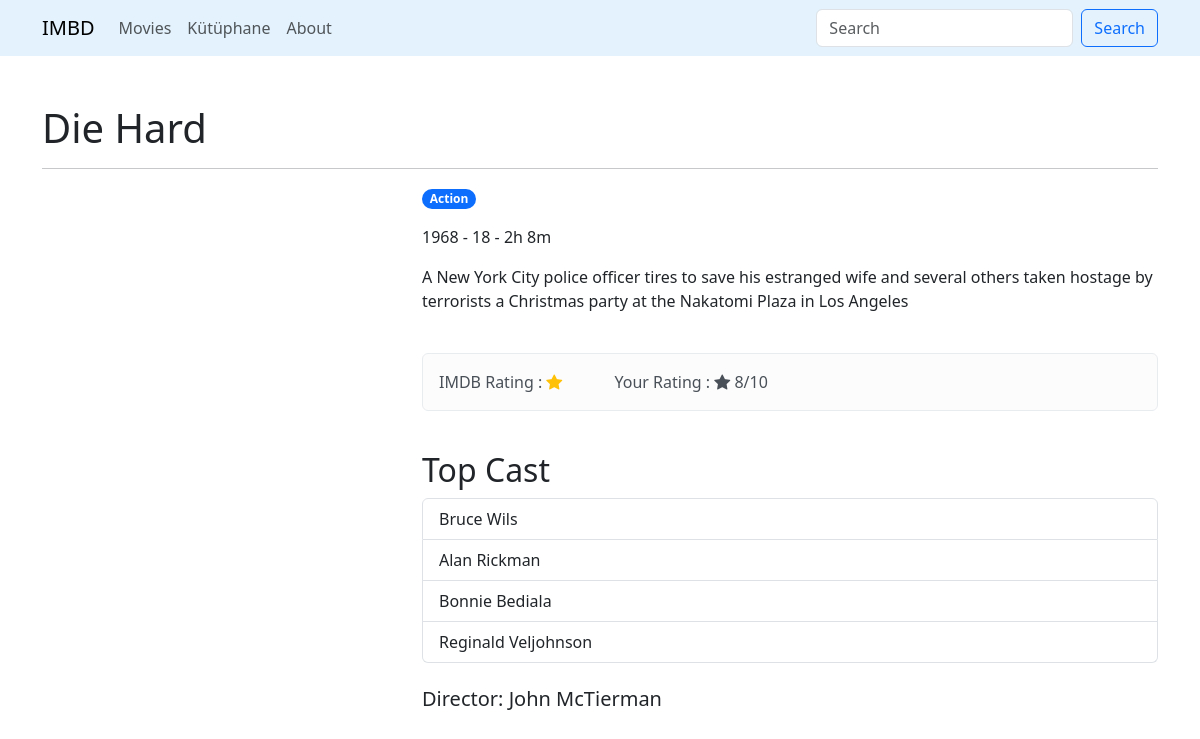
Page /movies/1 on the committed database.
### movies/models.py (models this page shows, shortened)
class Film(models.Model):
    title = models.CharField(max_length=250)
    released = models.DateField(auto_now=False, auto_now_add=False)
    certificate = models.CharField(max_length=3, choices=cert)
    duration = models.DurationField()
    genre = models.CharField(max_length=100)
    director = models.CharField(max_length=250)
    star1 = models.CharField(max_length=250)
    star2 = models.CharField(max_length=250)
    star3 = models.CharField(max_length=250)
    star4 = models.CharField(max_length=250)
    overview = models.TextField(max_length=1000)
    poster = models.URLField(max_length=100)

### movies/views.py (the view)
# urls.py: path("movies/<int:id>", views.moviedetails, name="details"),
def moviedetails(request, id):
    movie = get_object_or_404(Film, id=id)
    total_second = int(movie.duration.total_seconds())
    hours = total_second//3600
    minutes = (total_second % 3600) // 60
    duration = f"{hours}h {minutes}m"
    genres = movie.genre.split(",")
    context = { "movie" :movie,"dura":duration,"genres":genres}
    return render(request,"details.html",context)

### movies/templates/details.html (shortened to what this page needs)
{% load static %}
<!DOCTYPE html>
<html lang="en">
<head>
    <link href="https://cdn.jsdelivr.net/npm/bootstrap@5.3.3/dist/css/bootstrap.min.css"
    rel="stylesheet"
>
    <link rel="stylesheet"
    href="https://cdn.jsdelivr.net/npm/bootstrap-icons@1.11.3/font/bootstrap-icons.min.css">
</head>
<body>
    {% include 'partials/_navbar.html' %}
  <div class="container mt-5">
  <h1> {{movie.title}} </h1>
  <hr>
      <div class="row">
        <div class="col-4">
        </div>
        <div class="col-8">
          <p>
            {% for genre in genres %}
              <span class="badge rounded-pill text-bg-primary"> {{genre}} </span>
            {% endfor %}
          </p>
          <p>{{movie.released |date:"Y" }} - {{movie.certificate}} - {{dura}} </p>
            <p>{{movie.overview}}</p>
            <br>
            <div class="alert alert-light" role="alert">
              IMDB Rating : <i class="bi bi-star-fill text-warning"></i>
              Your Rating : <i class="bi bi-star-fill  "></i> 8/10
            </div>
           <br>
            <h2>Top Cast</h2>
              <ul class="list-group">
                <li class="list-group-item"> {{movie.star1}} </li>
                <li class="list-group-item">{{movie.star2}}</li>
                <li class="list-group-item">{{movie.star3}}</li>
                <li class="list-group-item">{{movie.star4}}</li>
              </ul>
              <br>
              <h5>Director: {{movie.director}} </h5>
        </div>
      </div>
  </div>
</body>
</html>

### movies/templates/partials/_navbar.html (shortened to what this page needs)
{% load static %}
<nav class="navbar navbar-expand-lg" style="background-color: #e3f2fd;" data-bs-theme="light">
    <div class="container">
      <a class="navbar-brand" href="{% url 'movies' %}">IMBD</a>
      <div class="collapse navbar-collapse" id="navbarColor03">
        <ul class="navbar-nav me-auto mb-2 mb-lg-0">
          <li class="nav-item">
            <a class="nav-link" href="{% url 'movies' %}">Movies</a>
          </li>
          <li class="nav-item">
            <a class="nav-link" href="#">Kütüphane</a>
          </li>
          <li class="nav-item">
            <a class="nav-link" href="#">About</a>
          </li>
        </ul>
        <form class="d-flex" role="search">
          <input class="form-control me-2" type="search" placeholder="Search" aria-label="Search">
          <button class="btn btn-outline-primary" type="submit">Search</button>
        </form>
      </div>
    </div>
</nav>

### rows in the picture
Film: title "Die Hard", genres "Action", released "1968", certificate "18", overview "A New York City police officer tires to save his estranged wife and several others taken hostage by terrorists a Christmas party at the Nakatomi Plaza in Los Angeles", star1 "Bruce Wils", star2 "Alan Rickman", star3 "Bonnie Bediala", star4 "Reginald Veljohnson", director "John McTierman"

### other values in the picture
{{ dura }} "2h 8m"
